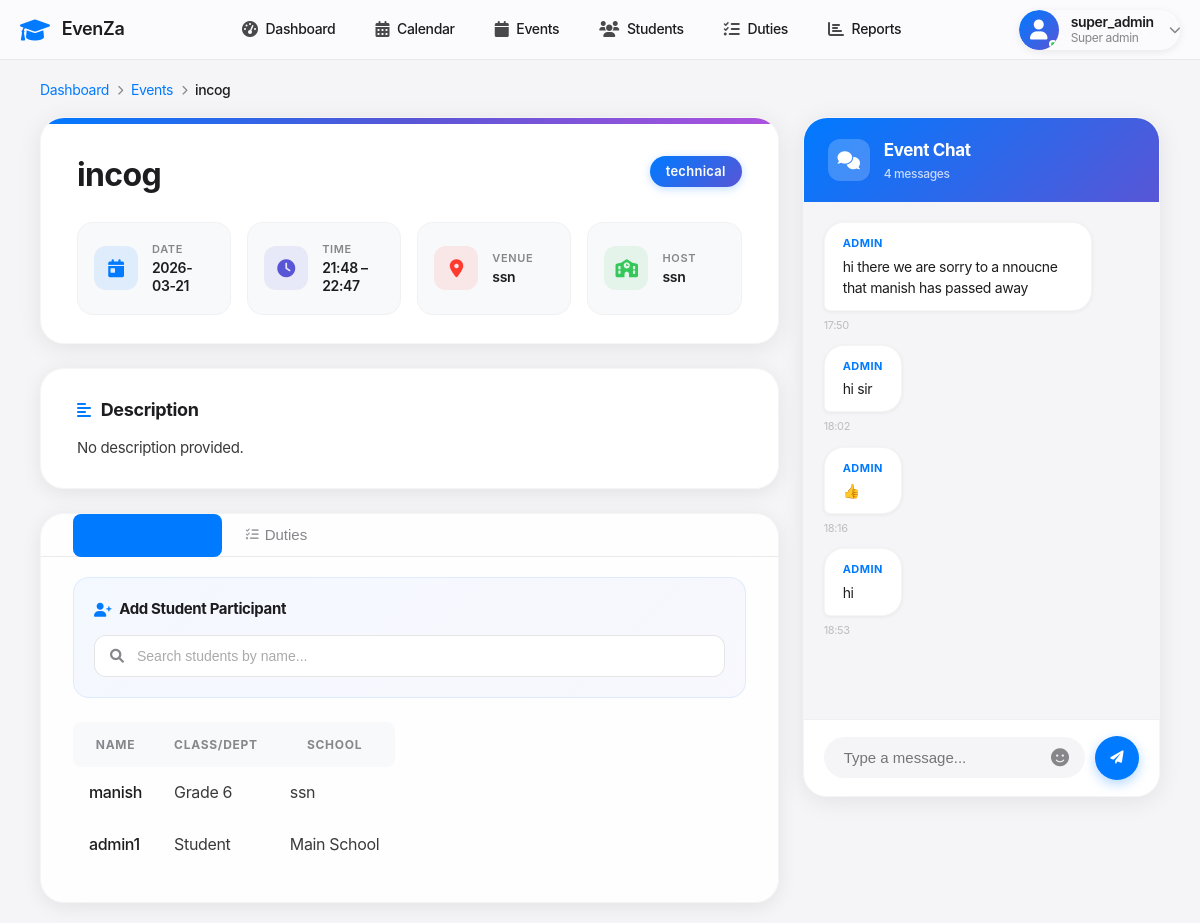
Page /events/3 (signed in) on the earlier database version.
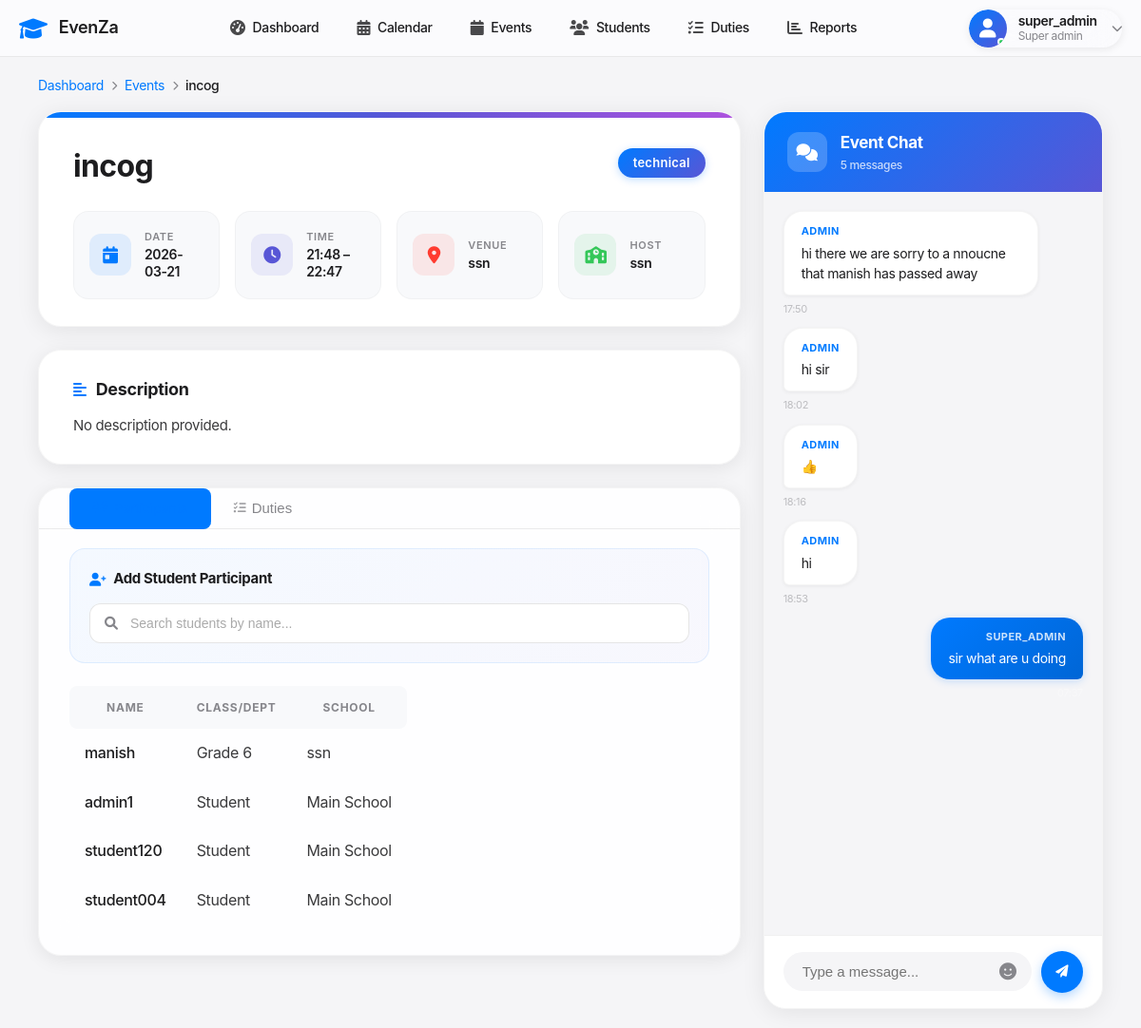
Same page on the later database version.
### tables this page shows
CREATE TABLE events (
            id INTEGER PRIMARY KEY AUTOINCREMENT,
            name TEXT NOT NULL,
            type TEXT NOT NULL,
            event_date DATE NOT NULL,
            start_time TIME NOT NULL,
            end_time TIME NOT NULL,
            venue TEXT NOT NULL,
            description TEXT,
            host_school TEXT NOT NULL,
            participating_schools TEXT,
            status TEXT DEFAULT 'upcoming',
            created_at TIMESTAMP DEFAULT CURRENT_TIMESTAMP
        );

CREATE TABLE participants (
            id INTEGER PRIMARY KEY AUTOINCREMENT,
            unique_id TEXT UNIQUE NOT NULL,
            name TEXT NOT NULL,
            type TEXT NOT NULL CHECK (type IN ('student')),
            class_dept TEXT NOT NULL,
            school TEXT NOT NULL,
            grade TEXT,
            contact TEXT,
            emergency_contact TEXT,
            created_at TIMESTAMP DEFAULT CURRENT_TIMESTAMP
        );

CREATE TABLE announcements (id INTEGER PRIMARY KEY AUTOINCREMENT, title TEXT NOT NULL, content TEXT NOT NULL, event_id INTEGER NOT NULL, created_by INTEGER NOT NULL, created_at TIMESTAMP DEFAULT CURRENT_TIMESTAMP, FOREIGN KEY (event_id) REFERENCES events (id) ON DELETE CASCADE, FOREIGN KEY (created_by) REFERENCES users (id) ON DELETE CASCADE);

CREATE TABLE users (
            id INTEGER PRIMARY KEY AUTOINCREMENT,
            username TEXT UNIQUE NOT NULL,
            password_hash TEXT NOT NULL,
            role TEXT DEFAULT 'user',
            created_at TIMESTAMP DEFAULT CURRENT_TIMESTAMP
        );

### app.py (the view, shortened to what this page needs)
@app.route('/events/<int:id>')
@login_required
def event_detail(id):
    conn = get_db_connection()
    event_row = conn.execute('SELECT * FROM events WHERE id = ?', (id,)).fetchone()
    if not event_row:
        conn.close()
        flash('Event not found', 'error')
        return redirect(url_for('events'))
    is_student = session.get('role') == 'student'
    event = dict(event_row)
    participants_rows = conn.execute('''
        SELECT p.*
        FROM participants p
        JOIN participant_events pe ON p.id = pe.participant_id
        WHERE pe.event_id = ?
    ''', (id,)).fetchall()
    duties_rows = conn.execute('''
        SELECT d.*, dp.name as person_name, dp.designation
        FROM duties d
        JOIN duty_personnel dp ON d.duty_person_id = dp.id
        WHERE d.event_id = ?
    ''', (id,)).fetchall()
    announcements = conn.execute('''
        SELECT a.*, u.username as author
        FROM announcements a
        JOIN users u ON a.created_by = u.id
        WHERE a.event_id = ?
        ORDER BY a.created_at ASC
    ''', (id,)).fetchall()
    conn.close()
    return render_template('event_detail.html',
                         event=event,
                         participants=participants_rows,
                         duties=duties_rows,
                         announcements=announcements,
                         is_student=is_student)

### templates/event_detail.html (shortened to what this page needs)
{% extends "base.html" %}
{% block content %}
<div class="container py-4">
    <nav aria-label="breadcrumb" class="mb-4">
        <ol class="breadcrumb">
            <li class="breadcrumb-item"><a href="{{ url_for('dashboard') }}">Dashboard</a></li>
            <li class="breadcrumb-item"><a href="{{ url_for('events') }}">Events</a></li>
            <li class="breadcrumb-item active" aria-current="page">{{ event.name }}</li>
        </ol>
    </nav>
    <div class="row g-4">
        <div class="col-lg-8">
            <div class="event-hero-card fade-in">
                <div class="event-hero-accent"></div>
                <div class="event-hero-body">
                    <div class="event-hero-top">
                        <h1 class="event-hero-title">{{ event.name }}</h1>
                        <span class="event-type-badge">{{ event.type }}</span>
                    </div>
                    <div class="event-meta-grid">
                        <div class="event-meta-item">
                            <div class="event-meta-icon date-icon">
                                <i class="fas fa-calendar-day"></i>
                            </div>
                            <div>
                                <div class="event-meta-label">Date</div>
                                <div class="event-meta-value">{{ event.event_date }}</div>
                            </div>
                        </div>
                        <div class="event-meta-item">
                            <div class="event-meta-icon time-icon">
                                <i class="fas fa-clock"></i>
                            </div>
                            <div>
                                <div class="event-meta-label">Time</div>
                                <div class="event-meta-value">{{ event.start_time }} – {{ event.end_time }}</div>
                            </div>
                        </div>
                        <div class="event-meta-item">
                            <div class="event-meta-icon venue-icon">
                                <i class="fas fa-map-marker-alt"></i>
                            </div>
                            <div>
                                <div class="event-meta-label">Venue</div>
                                <div class="event-meta-value">{{ event.venue }}</div>
                            </div>
                        </div>
                        <div class="event-meta-item">
                            <div class="event-meta-icon host-icon">
                                <i class="fas fa-school"></i>
                            </div>
                            <div>
                                <div class="event-meta-label">Host</div>
                                <div class="event-meta-value">{{ event.host_school }}</div>
                            </div>
                        </div>
                    </div>
                </div>
            </div>
            <div class="event-description-card fade-in" style="animation-delay: 0.1s;">
                <h3 class="event-section-title">
                    <i class="fas fa-align-left"></i> Description
                </h3>
                <p class="event-description-text">{{ event.description or 'No description provided.' }}</p>
            </div>
            <div class="apple-card fade-in" style="animation-delay: 0.2s;">
                <ul class="nav nav-tabs mb-3" id="eventTabs" role="tablist" style="padding: 0 32px;">
                    <li class="nav-item" role="presentation">
                        <button class="nav-link active" id="participants-tab" data-bs-toggle="tab" data-bs-target="#participants" type="button" role="tab">
                            <i class="fas fa-users" style="margin-right: 6px; font-size: 13px;"></i>Participants
                        </button>
                    </li>
                    <li class="nav-item" role="presentation">
                        <button class="nav-link" id="duties-tab" data-bs-toggle="tab" data-bs-target="#duties" type="button" role="tab">
                            <i class="fas fa-tasks" style="margin-right: 6px; font-size: 13px;"></i>Duties
                        </button>
                    </li>
                </ul>
                <div class="tab-content" id="eventTabsContent" style="padding: 0 32px 32px;">
                    <div class="tab-pane fade show active" id="participants" role="tabpanel">
                        {% if session.role in ['admin', 'super_admin'] %}
                        <div class="student-search-section">
                            <div class="student-search-header">
                                <h4 class="student-search-title">
                                    <i class="fas fa-user-plus"></i> Add Student Participant
                                </h4>
                            </div>
                            <div class="student-search-wrapper">
                                <div class="student-search-input-wrap">
                                    <input type="text"
                                           id="student-search-input"
                                           class="student-search-input"
                                           placeholder="Search students by name..."
                                           autocomplete="off">
                                </div>
                            </div>
                        </div>
                        {% endif %}
                        {% if participants %}
                        <div class="table-responsive">
                            <table class="table table-hover align-middle" style="border-collapse: separate; border-spacing: 0;">
                                <thead>
                                    <tr style="background: #f8f9fb;">
                                        <th style="padding: 14px 16px; font-size: 12px; font-weight: 700; color: #86868b; text-transform: uppercase; letter-spacing: 0.06em; border: none; border-radius: 8px 0 0 8px;">Name</th>
                                        <th style="padding: 14px 16px; font-size: 12px; font-weight: 700; color: #86868b; text-transform: uppercase; letter-spacing: 0.06em; border: none;">Class/Dept</th>
                                        <th style="padding: 14px 16px; font-size: 12px; font-weight: 700; color: #86868b; text-transform: uppercase; letter-spacing: 0.06em; border: none; border-radius: 0 8px 8px 0;">School</th>
                                    </tr>
                                </thead>
                                <tbody>
                                    {% for p in participants %}
                                    <tr style="border-bottom: 1px solid rgba(0,0,0,0.04);">
                                        <td style="padding: 14px 16px; font-weight: 500; border: none;">{{ p.name }}</td>
                                        <td style="padding: 14px 16px; color: #3a3a3c; border: none;">{{ p.class_dept }}</td>
                                        <td style="padding: 14px 16px; color: #3a3a3c; border: none;">{{ p.school }}</td>
                                    </tr>
                                    {% endfor %}
                                </tbody>
                            </table>
                        </div>
                        {% else %}
                        <p style="color: #86868b; text-align: center; padding: 40px 0; font-size: 15px;">No participants assigned to this event.</p>
                        {% endif %}
                    </div>
                </div>
            </div>
        </div>
        <div class="col-lg-4">
            <div class="chat-panel fade-in" style="animation-delay: 0.15s;">
                <div class="chat-panel-header">
                    <div class="chat-panel-header-icon">
                        <i class="fas fa-comments"></i>
                    </div>
                    <div class="chat-panel-header-text">
                        <h2>Event Chat</h2>
                        <p>{{ announcements|length if announcements else 0 }} message{{ 's' if not announcements or announcements|length != 1 else '' }}</p>
                    </div>
                </div>
                {% if announcements %}
                <div class="chat-messages" id="chat-box">
                    {% for msg in announcements %}
                    <div class="chat-msg {% if msg.author == session.username %}sent{% else %}received{% endif %}">
                        <div class="chat-msg-bubble">
                            <div class="chat-msg-sender">{{ msg.author }}</div>
                            <p class="chat-msg-text">{{ msg.content }}</p>
                        </div>
                        <div class="chat-msg-time">{{ msg.created_at[11:16] }}</div>
                    </div>
                    {% endfor %}
                </div>
                {% endif %}
                {% if session.role in ['admin', 'super_admin'] %}
                <div class="chat-input-wrapper">
                    <form action="{{ url_for('add_announcement') }}" method="POST" class="chat-input-row" id="chat-form">
                        <div class="input-wrapper">
                            <input type="text" name="content" class="chat-input"
                                   placeholder="Type a message..." required autocomplete="off"
                                   id="chat-input">
                            <button type="button" class="emoji-btn" onclick="toggleEmojiPicker()" title="Add emoji">
                                <i class="fas fa-smile"></i>
                            </button>
                        </div>
                        <button type="submit" class="chat-send-btn" id="send-btn">
                            <i class="fas fa-paper-plane"></i>
                        </button>
                    </form>
                </div>
                {% endif %}
            </div>
        </div>
    </div>
</div>
{% endblock %}

### templates/base.html (shortened to what this page needs)
<!DOCTYPE html>
<html lang="en">
<head>
    <link href="https://cdnjs.cloudflare.com/ajax/libs/font-awesome/6.0.0/css/all.min.css" rel="stylesheet">
    <link href="{{ url_for('static', filename='css/style.css') }}" rel="stylesheet">
</head>
<body>
    <nav class="apple-nav">
        <div class="nav-container">
            <div class="nav-brand">
                <i class="fas fa-graduation-cap"></i>
                <span>EvenZa</span>
            </div>
            <div class="nav-menu">
                <a href="{{ url_for('dashboard') }}" class="nav-link {% if request.endpoint == 'dashboard' %}active{% endif %}">
                    <i class="fas fa-tachometer-alt"></i>
                    <span>Dashboard</span>
                </a>
                <a href="{{ url_for('calendar_view') }}" class="nav-link {% if request.endpoint == 'calendar_view' %}active{% endif %}">
                    <i class="fas fa-calendar-alt"></i>
                    <span>Calendar</span>
                </a>
                <a href="{{ url_for('events') }}" class="nav-link {% if request.endpoint == 'events' %}active{% endif %}">
                    <i class="fas fa-calendar"></i>
                    <span>Events</span>
                </a>
                {% if session.role != 'student' %}
                <a href="{{ url_for('participants') }}" class="nav-link {% if request.endpoint == 'participants' %}active{% endif %}">
                    <i class="fas fa-users"></i>
                    <span>Students</span>
                </a>
                <a href="{{ url_for('duties') }}" class="nav-link {% if request.endpoint == 'duties' %}active{% endif %}">
                    <i class="fas fa-tasks"></i>
                    <span>Duties</span>
                </a>
                {% endif %}
                <a href="{{ url_for('reports') }}" class="nav-link {% if request.endpoint == 'reports' %}active{% endif %}">
                    <i class="fas fa-chart-bar"></i>
                    <span>Reports</span>
                </a>
            </div>
            <div class="nav-user">
                {% if session.user_id %}
                    <div class="dropdown">
                        <div class="user-profile dropdown-toggle" id="userProfile" data-bs-toggle="dropdown" aria-expanded="false">
                            <div class="user-avatar">
                                <i class="fas fa-user"></i>
                                <div class="status-indicator"></div>
                            </div>
                            <div class="user-info">
                                <div class="user-name">{{ session.username }}</div>
                                <div class="user-role">{{ session.role|capitalize|replace('_', ' ') }}</div>
                            </div>
                            <i class="fas fa-chevron-down user-chevron"></i>
                        </div>
                    </div>
                {% else %}
                    <div class="auth-buttons">
                        <a href="{{ url_for('login') }}" class="btn-outline">Login</a>
                        <a href="{{ url_for('register') }}" class="btn-primary">Register</a>
                    </div>
                {% endif %}
            </div>
        </div>
    </nav>
    <div class="main-container" style="padding-top: 80px;">
        {% block content %}{% endblock %}
    </div>
</body>
</html>

Differences in the rows shown:
added participants: name "student120", class_dept "Student", school "Main School"
added participants: name "student004", class_dept "Student", school "Main School"
added announcements: author "SUPER_ADMIN", content "sir what are u doing"
Other differences:
{{ announcements|length if announcements else 0 }}: "4" → "5"
